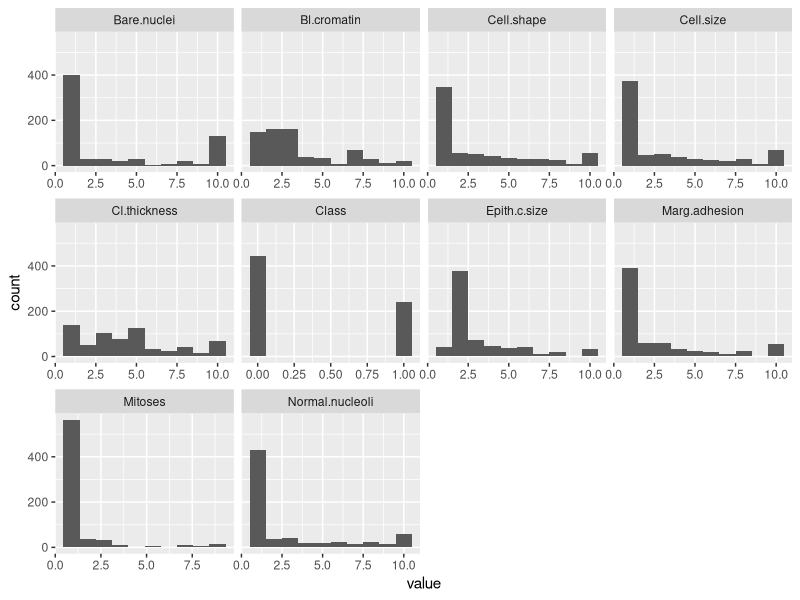
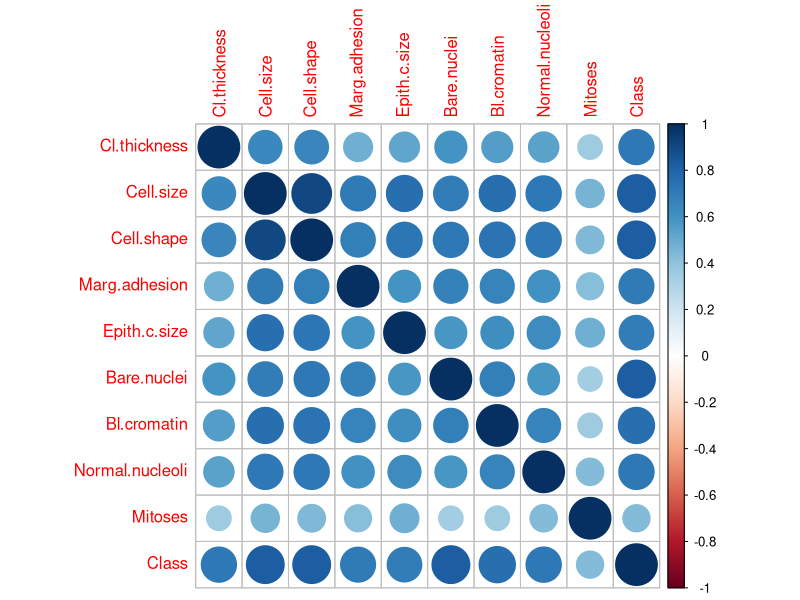

The R script that drew these images, in order:
## ---- chunk 1
knitr::opts_chunk$set(echo = TRUE)
library(tidyverse)
library(mlbench)
library(ggplot2)
data(BreastCancer)
## ---- chunk 2
# Remove NA observations from the data
fully_observed_bc_data <- na.omit(BreastCancer)
# Convert factors to numeric
dat <- mutate_if(fully_observed_bc_data, is.factor, ~as.numeric(.x))
# Code our Class variable as 1s and 0s - where 0 represents a benign cell
# and 1 represents a malignant cell
dat$Class <- dat$Class - 1
## ---- chunk 3
## Summarise the data
summary(dat)
## ---- chunk 4
## Plot histograms of the numeric variables
ggplot(gather(dat[,2:11]), aes(value)) +
  geom_histogram(bins = 10) +
  facet_wrap(~key, scales = 'free_x')
## ---- chunk 5
dim(dat)
## ---- chunk 6
## Take the correlation matrix of all numeric variables in the data
cor_matrix <- cor(dat[,2:11])
corrplot::corrplot(cor_matrix)
## ---- chunk 7
## Form subsets of the data according to their class
benign_dat <- subset(dat, Class==0)
malignant_dat <- subset(dat, Class==1)

## Take the column means of the numeric values in each subset
means <- rbind(colMeans(benign_dat[,2:10]), colMeans(malignant_dat[,2:10]))
rownames(means) <- c("Benign", "Malignant")
print(means)
## ---- chunk 8
## Fit a complete linear model with all numerical values
fit <- glm(Class~., data = dat[,2:11], family = binomial)
(fit)
## ---- chunk 9
backwards <- step(fit, direction = 'backward')
summary(backwards)
## ---- chunk 10
formula(backwards)
